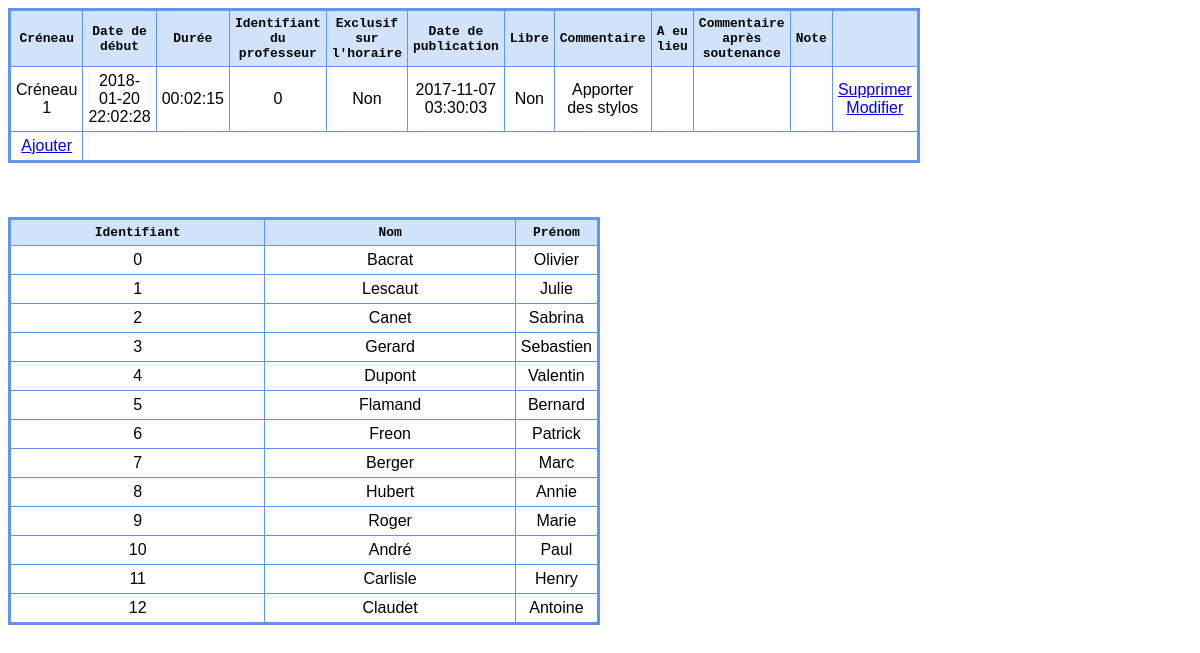
/View/creneaux.php, run on the app's committed database.
### tables this page shows
CREATE TABLE `creneau` (
  `id` int(11) NOT NULL,
  `idProf` int(11) NOT NULL,
  `dateDebut` timestamp NOT NULL DEFAULT CURRENT_TIMESTAMP ON UPDATE CURRENT_TIMESTAMP,
  `duree` float NOT NULL DEFAULT '0',
  `exclusivite` tinyint(1) NOT NULL DEFAULT '0',
  `datePublic` timestamp NOT NULL DEFAULT '0000-00-00 00:00:00',
  `libre` tinyint(1) NOT NULL DEFAULT '0',
  `commentaireAvant` varchar(50) NOT NULL,
  `aEuLieu` tinyint(1) NOT NULL DEFAULT '0',
  `commentaireApres` varchar(50) DEFAULT NULL,
  `note` int(11) DEFAULT NULL
);

CREATE TABLE `professeur` (
  `idProf` int(11) NOT NULL,
  `nom` varchar(20) NOT NULL,
  `prenom` varchar(20) NOT NULL
);

### Controller/creneauController.php (called while the page is built, shortened)
<?php
    require_once "../Model/setup.inc.php";
    require_once "../Model/functions.inc.php";
    $listeCreneau = Array();
    $listeProfs = Array();
    $creneauBDD = getCreneaux($cnxDb);
    $profBDD = getProfesseurs($cnxDb);
    if($creneauBDD != FALSE){
        while ($row = $creneauBDD->fetch_assoc()) {
            $listeCreneau[$row["id"]]=["idProf" => $row ["idProf"],"dateDebut"=>$row["dateDebut"],"duree"=>$row["duree"],"exclusivite"=>$row["exclusivite"],"datePublic"=>$row["datePublic"],"libre"=>$row["libre"],"commentaireAvant"=>$row["commentaireAvant"],"aEuLieu"=>$row["aEuLieu"],"commentaireApres"=>$row["commentaireApres"],"note"=>$row["note"]];
        }
    }
    if($profBDD!= FALSE){
        while ($row = $profBDD->fetch_assoc()) {
            $listeProfs[$row["idProf"]]=["nom" => $row ["nom"],"prenom"=>$row["prenom"]];
        }
    }

### Model/functions.inc.php (called while the page is built, shortened)
<?php
    function getCreneaux($cnxDb){
        $requeteBDD = "SELECT * FROM creneau";
        $creneauBDD = mysqli_query($cnxDb, $requeteBDD);
        return $creneauBDD;
    }
    function getProfesseurs($cnxDb){
        $requeteBDD = "SELECT * FROM professeur";
        $profBDD = mysqli_query($cnxDb, $requeteBDD);
        return $profBDD;
    }

### View/creneaux.php (the view, shortened to what this page needs)
<?php
    include "../Controller/creneauController.php";
    require_once "header.inc.php";
?>
    <table width="100%">
    <?php
        $nbr = 1;
        if (!$listeCreneau){ ?>
        <tr>
            <td>
                Pas de créneaux.
            </td>
        </tr>
        <?php
    }
    else {?>
        <tr>
            <th>Créneau</th>
            <th>Date de début</th>
            <th>Durée</th>
            <th>Identifiant du professeur</th>
            <th>Exclusif sur l'horaire</th>
            <th>Date de publication</th>
            <th>Libre</th>
            <th>Commentaire</th>
            <th>A eu lieu</th>
            <th>Commentaire après soutenance</th>
            <th>Note</th>
            <th> </th>
        </tr>
        <?php
        foreach ($listeCreneau as $key=>$unCreneau) { ?>
            <tr>
                <td>
                    <?php echo "Créneau " . $nbr; $nbr = $nbr + 1; ?>
                </td>
                <td>
                    <?php echo $unCreneau['dateDebut'] ?>
                </td>
                <td>
                    <?php echo gmdate("H:i:s", $unCreneau['duree']) ?>
                </td>
                <td>
                    <?php echo "$unCreneau[idProf]" ?>
                </td>
                <td>
                    <?php if($unCreneau['exclusivite']==true){ echo "Oui";}
                            else{
                               echo "Non";
                            }
                    ?>
                </td>
                <td>
                    <?php echo "$unCreneau[datePublic]" ?>
                </td>
                <td>
                    <?php if($unCreneau['libre']==true){ echo "Oui";}
                            else{
                               echo "Non";
                            }
                    ?>
                </td>
                <td>
                    <?php echo $unCreneau['commentaireAvant'] ?>
                </td>
                <td
                    <?php if($unCreneau['aEuLieu']==true){ echo "Oui";}
                            else{
                               echo "Non";
                            }
                    ?>
                </td>
                <td>
                </td>
                <td>
                </td>
                <td>
                    <a href="creneaux.php?cmd=delete&item=<?php echo $key ?>">Supprimer</a>
                    <a href="editCreneau.php?cmd=update&item=<?php echo $key ?>">Modifier</a>
                </td>
            </tr>
            <?php
        }
    }
    ?>
    <tr>
        <td>
            <a href="editCreneau.php?cmd=add">Ajouter</a>
        </td>
    </tr>
</table>
<br/>
<br/>
<br/>
<table width="100%">
    <?php
        if (!$listeProfs){ ?>
        <tr>
            <td>
                Pas de professeurs.
            </td>
        </tr>
        <?php
    }
    else {?>
        <tr>
            <th>Identifiant</th>
            <th>Nom</th>
            <th>Prénom</th>
        </tr>
        <?php
        foreach ($listeProfs as $keyProf=>$unProf) { ?>
            <tr>
                <td>
                    <?php echo "$keyProf" ?>
                </td>
                <td>
                    <?php echo "$unProf[nom]" ?>
                </td>
                <td>
                    <?php echo "$unProf[prenom]"?>
                </td>
            </tr>
            <?php
        }
    }
    ?>
</table>

### View/header.inc.php (shortened to what this page needs)
<html>
    <head>
        <link rel = "stylesheet" type="text/css" href="style.css">
    </head>

### View/style.css (style rules this page uses)
table { border: medium solid #6495ed; border-collapse: collapse; width: 50%; }
th { font-family: monospace; border: thin solid #6495ed; width: 50%; padding: 5px; background-color: #D0E3FA; }
td { font-family: sans-serif; border: thin solid #6495ed; width: 50%; padding: 5px; text-align: center; background-color: #ffffff; }

### data on the page
creneau: dateDebut "2018-01-20 22:02:28", duree "00:02:15", idProf "0", exclusivite "Non", datePublic "2017-11-07 03:30:03", libre "Non", commentaireAvant "Apporter des stylos", aEuLieu 0 (drawn)
professeur: keyProf "0", nom "Bacrat", prenom "Olivier"
professeur: keyProf "1", nom "Lescaut", prenom "Julie"
professeur: keyProf "2", nom "Canet", prenom "Sabrina"
professeur: keyProf "3", nom "Gerard", prenom "Sebastien"
professeur: keyProf "4", nom "Dupont", prenom "Valentin"
professeur: keyProf "5", nom "Flamand", prenom "Bernard"
professeur: keyProf "6", nom "Freon", prenom "Patrick"
professeur: keyProf "7", nom "Berger", prenom "Marc"
professeur: keyProf "8", nom "Hubert", prenom "Annie"
professeur: keyProf "9", nom "Roger", prenom "Marie"
professeur: keyProf "10", nom "André", prenom "Paul"
professeur: keyProf "11", nom "Carlisle", prenom "Henry"
professeur: keyProf "12", nom "Claudet", prenom "Antoine"
